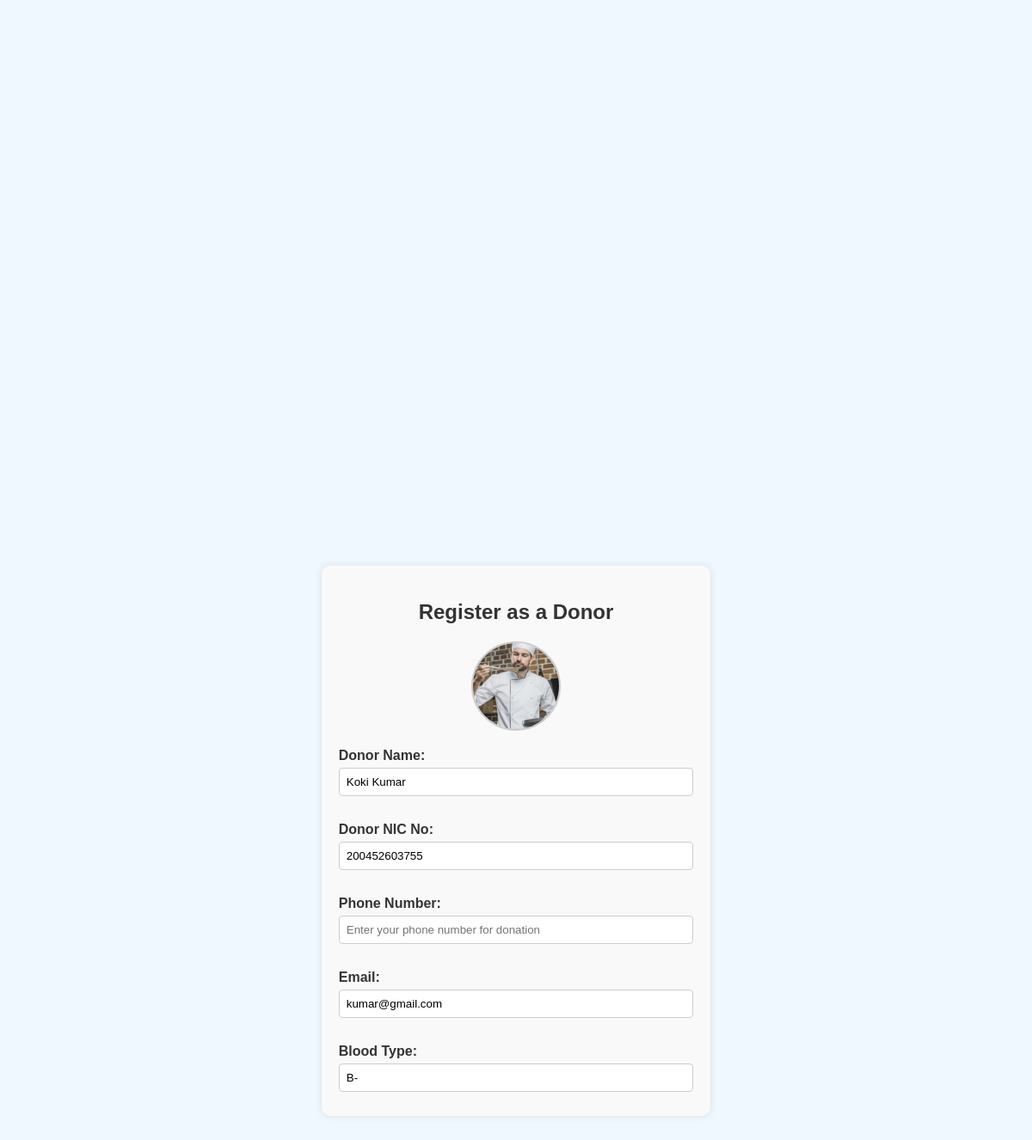
Screenshot of /donation.php (signed in) with the database file from the repository.
### tables this page shows
CREATE TABLE `normal_user` (
  `normal_user_id` int(11) NOT NULL,
  `normal_user_profile_picture` varchar(550) NOT NULL DEFAULT 'emptyProfile.jpg',
  `normal_user_firstname` varchar(55) NOT NULL,
  `normal_user_lastname` varchar(55) NOT NULL,
  `normal_user_email` varchar(255) NOT NULL,
  `normal_user_password` varchar(255) NOT NULL,
  `normal_user_DOB` date NOT NULL,
  `normal_user_location` varchar(300) DEFAULT NULL,
  `normal_user_bloodtype` enum('A+','A-','B+','B-','AB+','AB-','O+','O-') DEFAULT NULL,
  `normal_user_type` varchar(50) DEFAULT 'normal user',
  `NIC` varchar(44) DEFAULT NULL
);

### donation.php (the view, shortened to what this page needs)
<?php
include 'db.php';
if (isset($_SESSION['user_type'])) {
    $userType = $_SESSION['user_type'];
} else {
    header("Location: login.php");
    exit();
}
$conn = new mysqli($servername, $username, $password, $dbname);
if($userType == 'user'){
    $user_id = $_SESSION['user_id'];
    $query = "SELECT * FROM normal_user WHERE normal_user_id = '$user_id'";
    $result = mysqli_query($conn, $query);
    if ($result && mysqli_num_rows($result) > 0) {
        $user = mysqli_fetch_assoc($result);
    } else {
        echo "<script>alert('You are not eligible for a donor'); window.location.href = 'blood_home.php';</script>";
        exit;
    }
    }
    else{
        echo "<script>
        alert('You are not eligible for as a Donor');
        window.location.href = 'blood_home.php';
    </script>";
        exit();
    }
?>
<!DOCTYPE html>
<html lang="en">
<head>
</head>
<body>
<div class="form-container">
    <form id="donorForm" action="" method="POST">
        <h2>Register as a Donor</h2>
        <div class="form-group">
            <img src="<?php echo $user['normal_user_profile_picture']; ?>" alt="Profile Picture" class="profile-picture">
        </div>
        <div class="form-group">
            <label for="donor_name">Donor Name:</label>
            <input type="text" id="donor_name" name="donor_name" value="<?php echo $user['normal_user_firstname'] . ' ' . $user['normal_user_lastname']; ?>" readonly>
        </div>
        <div class="form-group">
            <label for="donor_nic">Donor NIC No:</label>
            <input type="text" id="donor_nic" name="donor_nic" value="<?php echo $user['NIC']; ?>" readonly>
        </div>
        <div class="form-group">
            <label for="donor_phone">Phone Number:</label>
            <input type="text" id="donor_phone" name="donor_phone" placeholder="Enter your phone number for donation" required>
        </div>
        <div class="form-group">
            <label for="donor_email">Email:</label>
            <input type="email" id="donor_email" name="donor_email" value="<?php echo $user['normal_user_email']; ?>" readonly>
        </div>
        <div class="form-group">
            <label for="blood_type">Blood Type:</label>
            <input type="text" id="blood_type" name="blood_type" value="<?php echo $user['normal_user_bloodtype']; ?>" readonly>
        </div>
    </form>
</div>
</body>
</html>

### donation.php (style rules this page uses)
body { font-family: Arial, sans-serif; background-color: #f0f8ff; padding: 0; margin: 0; display: flex; justify-content: center; align-items: center; height: 100vh; }
.form-container { max-width: 300px; padding: 15px; background-color: #ffffff; border-radius: 10px; box-shadow: 0 4px 8px rgba(0, 0, 0, 0.2); margin: 0 auto; max-height: 600px; overflow: auto; }
h2 { text-align: center; color: #333; }
label { font-weight: bold; margin-bottom: 5px; display: block; color: #333; }
input[type="text"], input[type="email"], input[type="number"], select, textarea { width: 100%; padding: 10px; margin-bottom: 15px; border: 1px solid #ccc; border-radius: 5px; box-sizing: border-box; }
.profile-picture { display: block; margin: 0 auto 15px; width: 100px; height: 100px; border-radius: 50%; object-fit: cover; }
.form-container { max-width: 600px; margin: 0 auto; padding: 20px; background-color: #f9f9f9; border-radius: 10px; box-shadow: 0 0 10px rgba(0, 0, 0, 0.1); }
.form-group { margin-bottom: 15px; }
label { display: block; margin-bottom: 5px; font-weight: bold; }
input[type="text"], input[type="email"], input[type="number"], input[type="date"], textarea, select { width: 100%; padding: 8px; border: 1px solid #ccc; border-radius: 4px; box-sizing: border-box; }
.profile-picture { display: block; width: 100px; height: 100px; object-fit: cover; margin: 0 auto 20px; border-radius: 50%; border: 2px solid #ccc; }

### rows the page displays
normal_user: normal_user_profile_picture (picture), donor_name "Koki Kumar", donor_nic "200452603755", donor_email "kumar@gmail.com", blood_type "B-"
